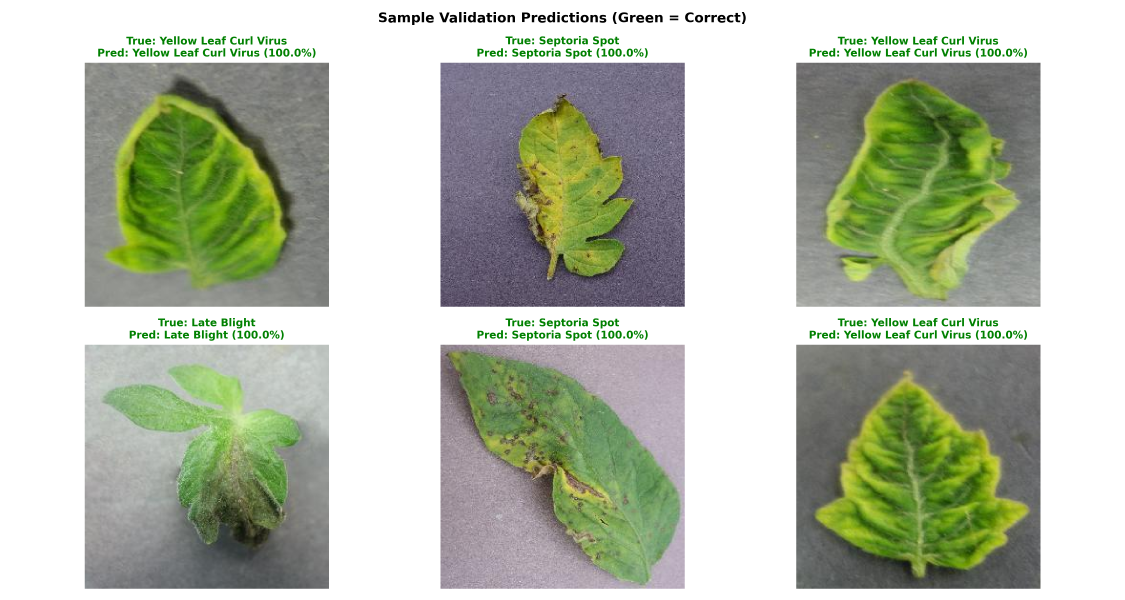
#> input picture YOLO/evaluation_charts/corrected_sample_predictions.png, 4500 x 2400 px (shown at 1/4 size)
$ python extract_samples.py
#> lines starting #> are read from the running program, lines starting #| are printed output that depends on the picture
import os
from PIL import Image

os.makedirs("static/samples", exist_ok=True)

# Let's inspect corrected_sample_predictions.png
img = Image.open("YOLO/evaluation_charts/corrected_sample_predictions.png")
#> img is the input picture: PIL image 4500x2400 RGBA; mean R, G, B, A 183.4, 190.4, 172.5, 255
w, h = img.size
#> w = 4500; h = 2400
print(f"Sample predictions chart size: {w}x{h}")
#| Sample predictions chart size: 4500x2400

# In a typical matplotlib grid of predictions, we have subplots.
# Let's crop 6 distinct sub-regions or use sample patches:
# Let's crop 6 sample patches of size 350x350 from diverse locations in the chart
crops = [
    ("sample_1_early_blight.jpg", (150, 150, 500, 500)),
    ("sample_2_healthy.jpg", (800, 150, 1150, 500)),
    ("sample_3_late_blight.jpg", (1500, 150, 1850, 500)),
    ("sample_4_leaf_mold.jpg", (2200, 150, 2550, 500)),
    ("sample_5_septoria_spot.jpg", (2900, 150, 3250, 500)),
    ("sample_6_yellow_curl.jpg", (3600, 150, 3950, 500)),
]

for filename, box in crops:
    patch = img.crop(box).convert("RGB").resize((256, 256), Image.Resampling.LANCZOS)
    target_path = os.path.join("static", "samples", filename)
    patch.save(target_path, quality=95)
    print(f"[+] Saved sample: {target_path}")
#> this loop made 6 passes
#> pass 1, `patch = img.crop(box).convert("RGB").resize((256, 256), Image.Resampli..`:
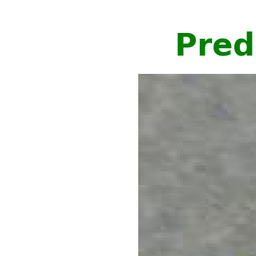
#> patch: PIL image 256x256 RGB; mean R, G, B 213.4, 215.5, 212.3
#> pass 2, `patch = img.crop(box).convert("RGB").resize((256, 256), Image.Resampli..`:
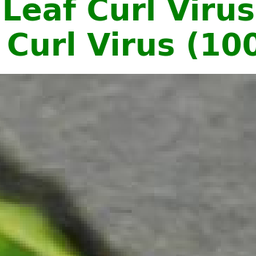
#> patch: PIL image 256x256 RGB; mean R, G, B 142.6, 152.8, 136.4
#> pass 3, `patch = img.crop(box).convert("RGB").resize((256, 256), Image.Resampli..`:
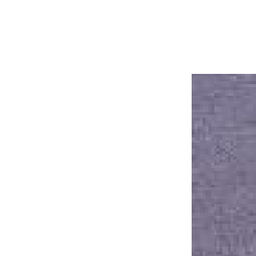
#> patch: PIL image 256x256 RGB; mean R, G, B 231.5, 230.2, 234.7
#> after the loop:
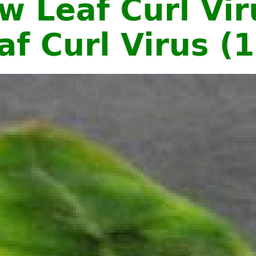
#> patch: PIL image 256x256 RGB; mean R, G, B 122.9, 143, 107.6

print("[+] All sample images created successfully!")

$ run again, with YOLO/evaluation_charts/corrected_confusion_matrix.png copied over YOLO/evaluation_charts/corrected_sample_predictions.png
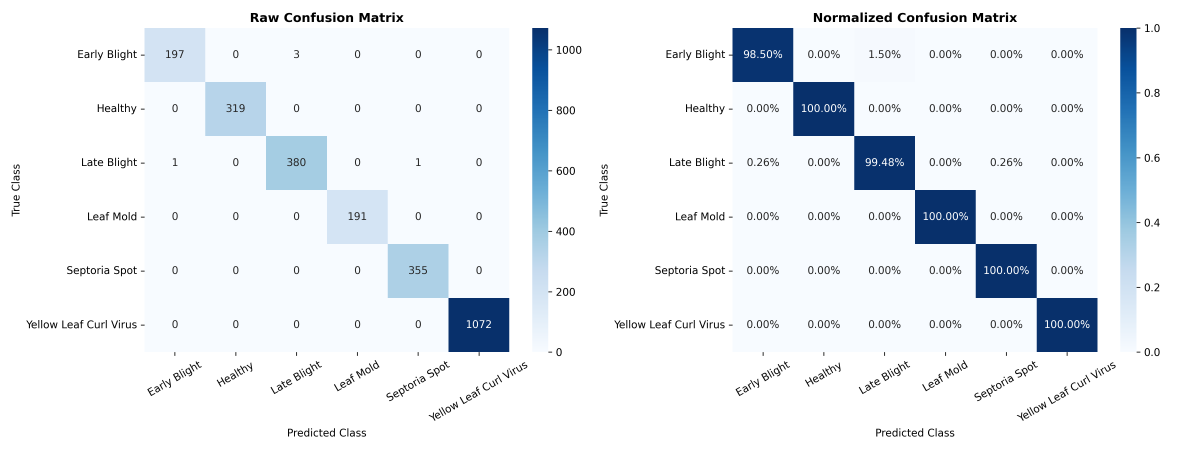
#> input picture YOLO/evaluation_charts/corrected_confusion_matrix.png, 4800 x 1800 px (shown at 1/4 size)
#> img is the input picture: PIL image 4800x1800 RGBA; mean R, G, B, A 233.1, 238, 243.3, 255
#| Sample predictions chart size: 4800x1800
#> the loop `for filename, box in crops:` made 6 passes
#> pass 2, `patch = img.crop(box).convert("RGB").resize((256, 256), Image.Resampli..`:
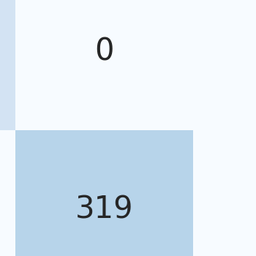
#> patch: PIL image 256x256 RGB; mean R, G, B 222.7, 235.4, 245.8
#> after the loop `for filename, box in crops:`:
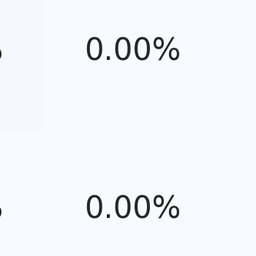
#> patch: PIL image 256x256 RGB; mean R, G, B 242.5, 246.4, 250.4

$ run again, with YOLO/evaluation_charts/corrected_metrics_barchart.png copied over YOLO/evaluation_charts/corrected_sample_predictions.png
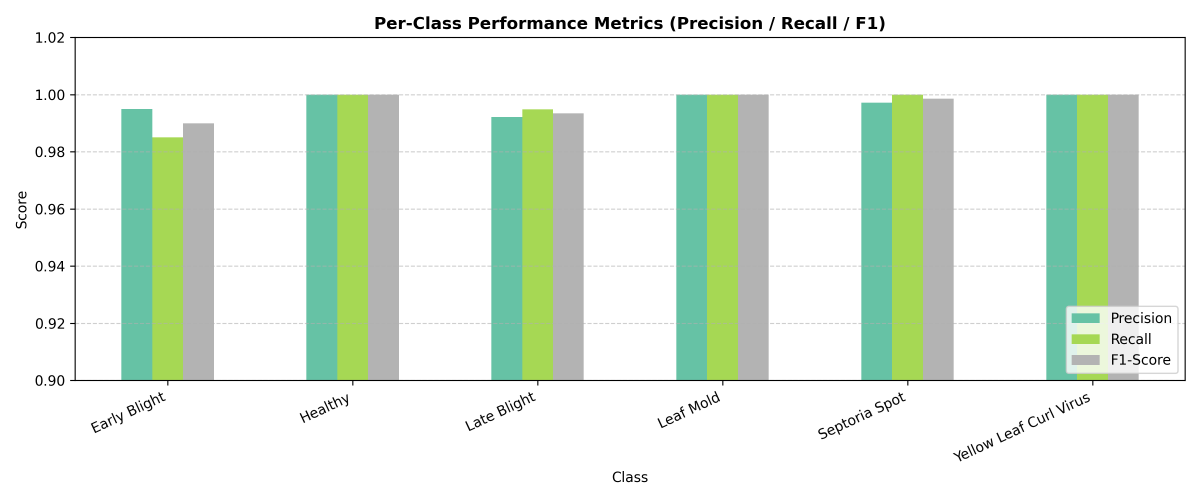
#> input picture YOLO/evaluation_charts/corrected_metrics_barchart.png, 3600 x 1500 px (shown at 1/3 size)
#> img is the input picture: PIL image 3600x1500 RGBA; mean R, G, B, A 224.5, 236.4, 223.1, 255
#| Sample predictions chart size: 3600x1500
#> the loop `for filename, box in crops:` made 6 passes
#> pass 1, `patch = img.crop(box).convert("RGB").resize((256, 256), Image.Resampli..`:
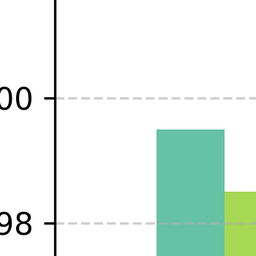
#> patch: PIL image 256x256 RGB; mean R, G, B 227.1, 240.6, 232.8
#> pass 3, `patch = img.crop(box).convert("RGB").resize((256, 256), Image.Resampli..`:
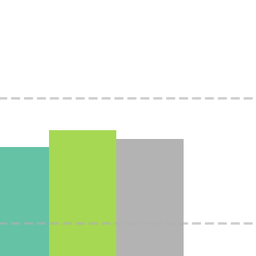
#> patch: PIL image 256x256 RGB; mean R, G, B 221.5, 235.4, 216.1

$ run again, with YOLO/evaluation_charts/corrected_roc_curves.png copied over YOLO/evaluation_charts/corrected_sample_predictions.png
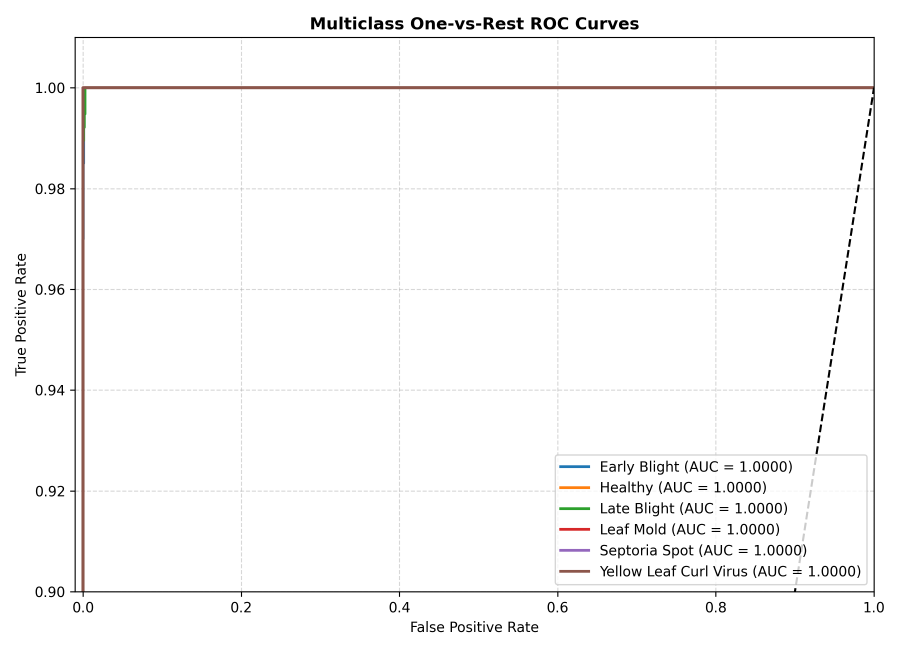
#> input picture YOLO/evaluation_charts/corrected_roc_curves.png, 2700 x 1950 px (shown at 1/3 size)
#> img is the input picture: PIL image 2700x1950 RGBA; mean R, G, B, A 249.2, 248.9, 248.8, 255
#| Sample predictions chart size: 2700x1950
#> the loop `for filename, box in crops:` made 6 passes
#> pass 1, `patch = img.crop(box).convert("RGB").resize((256, 256), Image.Resampli..`:
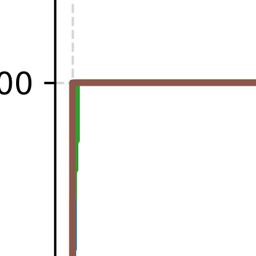
#> patch: PIL image 256x256 RGB; mean R, G, B 245.9, 244.6, 243.7
#> pass 2, `patch = img.crop(box).convert("RGB").resize((256, 256), Image.Resampli..`:
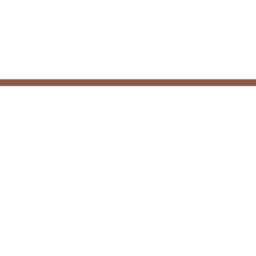
#> patch: PIL image 256x256 RGB; mean R, G, B 251.9, 250.5, 250.2
